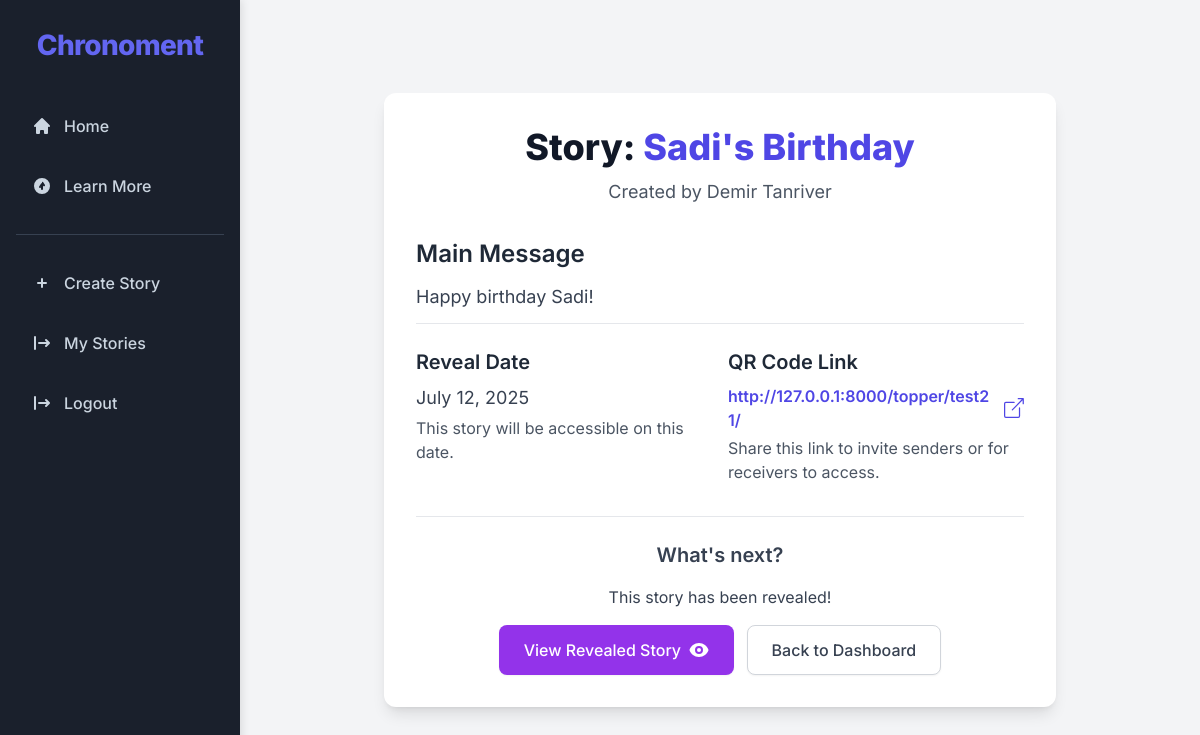
/story/2/ (signed in), run on the app's committed database.
### main/models.py (models this page shows, shortened)
class Stories(models.Model):
    organiser = models.ForeignKey(Organisers, on_delete=models.CASCADE, related_name='stories')
    title = models.CharField(max_length=255)
    main_message = models.TextField()
    reveal_date = models.DateField()
    qr_code_url = models.URLField(max_length=500, blank=True, null=True) # URL for the QR code
    topper_identifier = models.CharField(
        max_length=100,
        unique=True,
        blank=False,
        null=False,
        help_text="Unique code printed on the physical cake topper's QR code."
    )
    max_senders = models.PositiveIntegerField(
        default=6, # A reasonable default, adjust as needed
        help_text="Maximum number of senders allowed to contribute to this story."
    )
    created_at = models.DateTimeField(auto_now_add=True)
    updated_at = models.DateTimeField(auto_now=True)
    class Meta:
        verbose_name_plural = "Stories" # Correct pluralization for admin

class Organisers(AbstractBaseUser, PermissionsMixin):
    first_name = models.CharField(max_length=200, null=False)
    last_name = models.CharField(max_length=200, null=False)
    email = models.EmailField(max_length=255, unique=True, null=False)
    address = models.TextField(null=True, blank=True)
    phone_number = models.CharField(max_length=50, null=True, blank=True)
    is_active = models.BooleanField(default=True)
    is_staff = models.BooleanField(default=False) # Allows access to Django Admin
    date_joined = models.DateTimeField(default=timezone.now) # Required by AbstractBaseUser
    objects = OrganiserManager()
    USERNAME_FIELD = 'email'
    REQUIRED_FIELDS = ['first_name', 'last_name']
    class Meta:
        verbose_name_plural = "Organisers" # Fixes pluralization in Django admin

### main/views.py (the view)
# urls.py: path('story/<int:story_id>/', views.story_detail, name='story_detail'),
@login_required
def story_detail(request, story_id):
    story = get_object_or_404(Stories, id=story_id, organiser=request.user)
    is_revealed = story.reveal_date <= timezone.now().date()
    context = {
        'story': story,
        'is_revealed': is_revealed, # Pass this flag to the template
        'page_title': f"Story: {story.title}"
    }
    return render(request, 'main/story_detail.html', context)

### main/templates/main/story_detail.html (shortened to what this page needs)
{% extends 'main/base.html' %}
{% load static %}
{% block content %}
<div class="container mx-auto px-4 py-8">
    <div class="bg-white p-8 rounded-xl shadow-lg max-w-2xl mx-auto">
        <div class="text-center mb-8">
            <h1 class="text-4xl font-extrabold text-gray-900 leading-tight mb-2">
                Story: <span class="text-indigo-600">{{ story.title }}</span>
            </h1>
            <p class="text-lg text-gray-600">Created by {{ story.organiser.first_name }} {{ story.organiser.last_name }}</p>
        </div>
        <div class="mb-6 border-b pb-3 border-gray-200">
            <h3 class="text-2xl font-semibold text-gray-800 mb-3">Main Message</h3>
            <p class="text-gray-700 text-lg leading-relaxed">{{ story.main_message }}</p>
        </div>
        <div class="grid grid-cols-1 md:grid-cols-2 gap-4 mb-4">
            <div>
                <h4 class="text-xl font-semibold text-gray-800 mb-2">Reveal Date</h4>
                <p class="text-gray-700 text-lg">{{ story.reveal_date|date:"F j, Y" }}</p>
                <p class="text-gray-600 mt-1">This story will be accessible on this date.</p>
            </div>
            <div>
                <h4 class="text-xl font-semibold text-gray-800 mb-2">QR Code Link</h4>
                <a href="{{ story.qr_code_url }}" target="_blank" rel="noopener noreferrer"
                   class="inline-flex items-center text-indigo-600 hover:text-indigo-500 font-semibold break-all">
                    {{ story.qr_code_url }}
                </a>
                <p class="text-gray-600 mt-1">Share this link to invite senders or for receivers to access.</p>
            </div>
        </div>
        <div class="text-center mt-8 pt-6 border-t border-gray-200">
            <h4 class="text-xl font-semibold text-gray-700 mb-4">What's next?</h4>
            {% if is_revealed %}
                <p class="text-gray-700 mb-4">This story has been revealed!</p>
                <a href="{% url 'view_revealed_story' story.id %}"
                   class="inline-flex items-center justify-center px-6 py-3 border border-transparent text-base font-medium rounded-lg shadow-sm text-white bg-purple-600 hover:bg-purple-700 focus:outline-none focus:ring-2 focus:ring-offset-2 focus:ring-purple-500 transition duration-150 ease-in-out mr-2">
                    View Revealed Story
                </a>
            {% endif %}
            <a href="{% url 'home' %}"
               class="inline-flex items-center justify-center px-6 py-3 border border-gray-300 rounded-lg shadow-sm text-base font-medium text-gray-700 bg-white hover:bg-gray-50 focus:outline-none focus:ring-2 focus:ring-offset-2 focus:ring-indigo-500 transition duration-150 ease-in-out">
                Back to Dashboard
            </a>
        </div>
    </div>
</div>
{% endblock %}

### main/templates/main/base.html (style rules this page uses)
html, body { font-family: 'Inter', sans-serif; box-sizing: border-box; margin: 0; padding: 0; overflow-x: hidden; }

### data on the page
Stories: title "Sadi's Birthday", organiser.first_name "Demir", organiser.last_name "Tanriver", main_message "Happy birthday Sadi!", reveal_date "July 12, 2025", qr_code_url "http://127.0.0.1:8000/topper/test21/"
